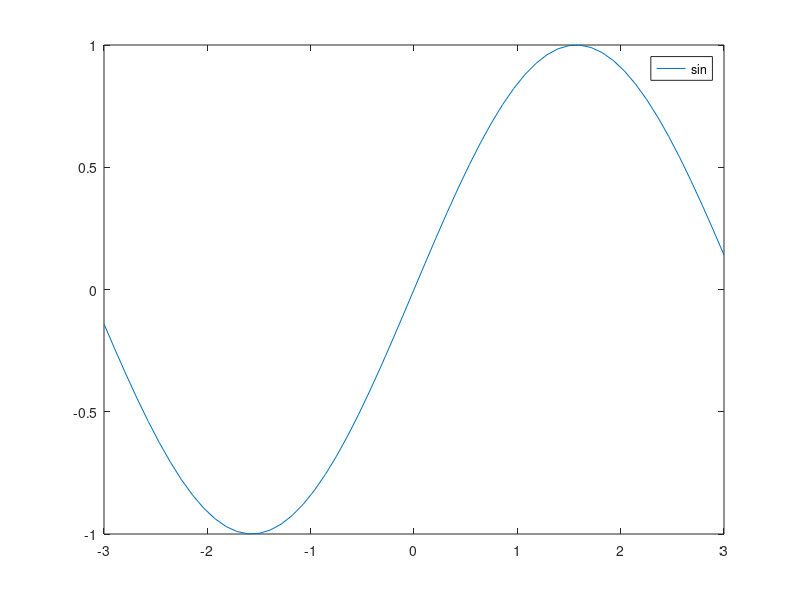

Write the MATLAB code that produced this figure. (Note: this script raises an error after producing the figure.)
fplot(@sin, [-3 3])
ax = gca;
ax.XTick = -3:0.5:3;
ax.XTickLabel{4} = 'langtmerki';
ax.XTickLabelRotation = 45;
title('Mynd þar sem ásunum hefur verið breytt')
ax.Title.Color = [1 0 0];